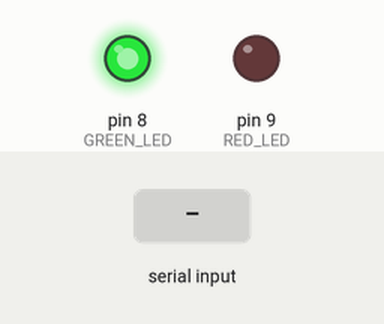
Bench run of a sketch on a simulated Arduino Uno, built with avr-gcc and run on an emulated ATmega328P. Shown: output pins drawn as LEDs (lit = HIGH). The test bench sets the inputs (shaded band). What the sketch prints to the serial monitor is not drawn.

Above: at 1.2 s.
1.3 s: "A\n" received over Serial
At 2.8 s:
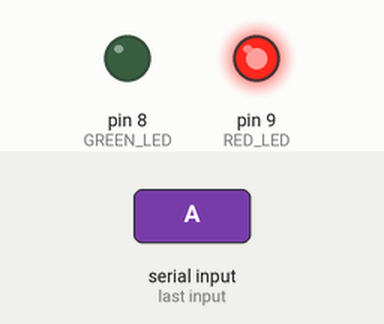
3.7 s: "N\n" received over Serial
At 5.1 s:
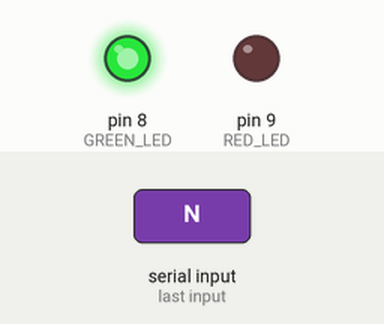
6.7 s: "DOS\n" received over Serial
At 7.8 s:
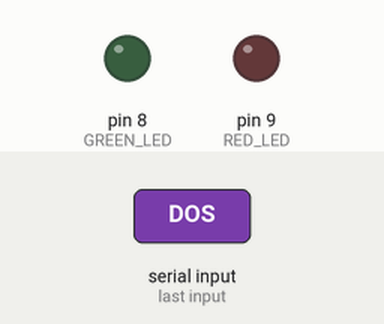
Timing chart, 0 to 9.7 s (numbered marks = the images above; inputs shaded):
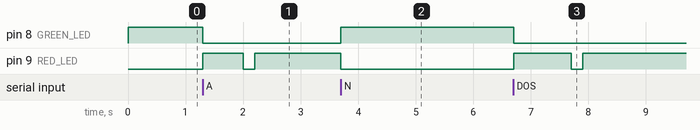

Measured:
- after the input at 1.3 s, pin 8 (GREEN_LED): HIGH → LOW at once; pin 9 (RED_LED): LOW → HIGH at once, → LOW 0.70 s later, → HIGH 0.20 s later
- after the input at 3.7 s, pin 8 (GREEN_LED): LOW → HIGH at once; pin 9 (RED_LED): HIGH → LOW at once
- after the input at 6.7 s, pin 8 (GREEN_LED): HIGH → LOW at once; pin 9 (RED_LED): LOW → HIGH at once, → LOW 1.0 s later, → HIGH 0.20 s later

The sketch:

sentinel.ino
```cpp
/*
 * SentinelIoT Arduino Uno LED-only firmware.
 * Green LED: D8 anode; cathode -> 220 ohm resistor -> GND.
 * Red LED: D9 anode; cathode -> 220 ohm resistor -> GND.
 * No buzzer is used.
 * Serial at 9600 baud, newline-terminated commands:
 * N, A, DOS, DDOS, SCAN, BRUTE, BOTNET.
 */
const int GREEN_LED = 8;
const int RED_LED = 9;

String currentAttack = "normal";
String ledState = "green";
bool alarmState = false;
unsigned long lastTelemetry = 0;

void setNormal() {
  digitalWrite(GREEN_LED, HIGH);
  digitalWrite(RED_LED, LOW);
  currentAttack = "normal";
  ledState = "green";
  alarmState = false;
}

void showAttack(const String& type, int count, int durationMs) {
  digitalWrite(GREEN_LED, LOW);
  currentAttack = type;
  ledState = "red";
  alarmState = true;

  for (int i = 0; i < count; i++) {
    digitalWrite(RED_LED, HIGH);
    delay(durationMs);
    digitalWrite(RED_LED, LOW);
    delay(200);
  }
  digitalWrite(RED_LED, HIGH);
}

void processCommand(String cmd) {
  cmd.trim();
  cmd.toUpperCase();
  if (cmd == "N") setNormal();
  else if (cmd == "A") showAttack("attack", 1, 700);
  else if (cmd == "DOS") showAttack("dos", 1, 1000);
  else if (cmd == "DDOS") showAttack("ddos", 2, 200);
  else if (cmd == "SCAN") showAttack("port_scan", 3, 150);
  else if (cmd == "BRUTE") showAttack("brute_force", 4, 150);
  else if (cmd == "BOTNET") showAttack("botnet", 5, 150);
}

void sendTelemetry() {
  Serial.print("{\"device_id\":\"SENTINEL_UNO_01\",\"uptime_ms\":");
  Serial.print(millis());
  Serial.print(",\"led_state\":\"");
  Serial.print(ledState);
  Serial.print("\",\"alarm_state\":");
  Serial.print(alarmState ? "true" : "false");
  Serial.print(",\"attack_type\":\"");
  Serial.print(currentAttack);
  Serial.println("\",\"firmware\":\"sentinel-uno-v3\"}");
}

void setup() {
  Serial.begin(9600);
  Serial.setTimeout(100);
  pinMode(GREEN_LED, OUTPUT);
  pinMode(RED_LED, OUTPUT);
  setNormal();
}

void loop() {
  if (Serial.available()) {
    String cmd = Serial.readStringUntil('\n');
    processCommand(cmd);
  }
  if (millis() - lastTelemetry >= 2000) {
    lastTelemetry = millis();
    sendTelemetry();
  }
}
```
